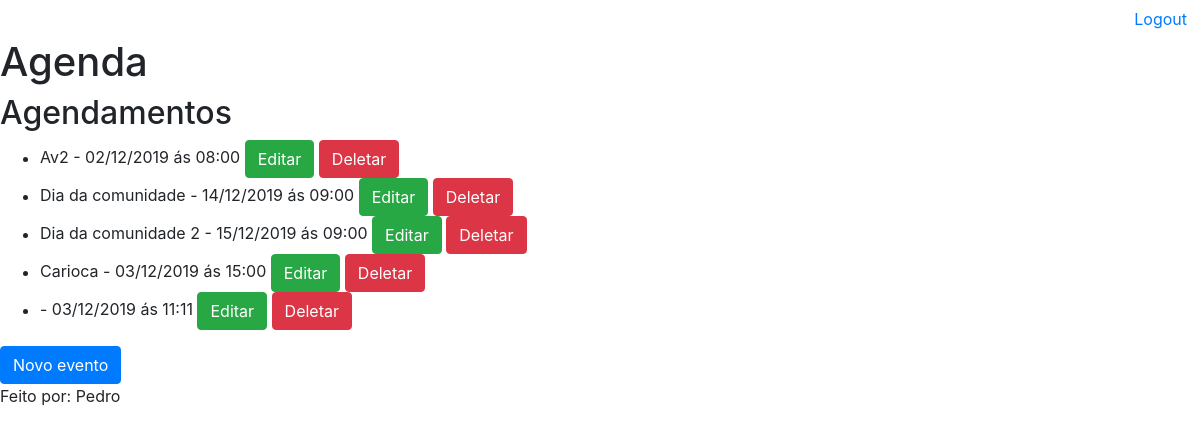
The app's page /agenda/ (signed in), older data.
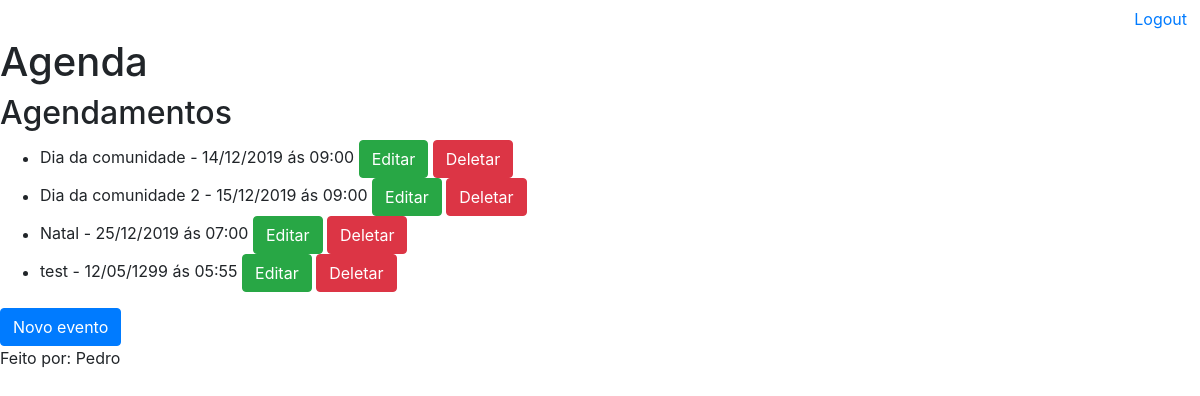
The same page, newer data.
### core/models.py (models this page shows, shortened)
class Eventos(models.Model):
    titulo = models.CharField(max_length=100)
    descricao = models.TextField(blank=True, null=True)
    dataEvento = models.DateTimeField(verbose_name='Data do Evento')
    dataCriacao = models.DateTimeField(auto_now=True,verbose_name='Data de Criação')
    local = models.CharField(max_length=100,verbose_name='Local', null=True)
    usuario = models.ForeignKey(User, on_delete=models.CASCADE)
    class Meta:
        db_table = 'evento'
    def getDataEvento(self):
        return self.dataEvento.strftime('%d/%m/%Y ás %H:%M')

### core/views.py (the view)
# urls.py: path('agenda/',views.listaEventos),
@login_required(login_url='/login/')
def listaEventos(request):
    user = request.user
    eventos = Eventos.objects.filter(usuario=user)
    dados = {'eventos':eventos}
    return render(request,'agenda.html',dados)

### templates/agenda.html
{% extends 'modelPage.html' %}
{% block content %}
    <h2>Agendamentos</h2>
    <ul>
        {% for evento in eventos %}
            <li>{{evento.titulo}} - {{evento.getDataEvento}}
                <a class="btn btn-success" href="evento/?id={{evento.id}}" role="button">Editar</a>
                <a class="btn btn-danger" href="evento/delete/{{evento.id}}/" role="button">Deletar</a>
            </li>
        {% endfor %}
    </ul>
    <a class="btn btn-primary" href="evento/" role="button">Novo evento</a>
{% endblock %}

### templates/modelPage.html
<!DOCTYPE html>
<html lang="en">
<head>
    {% include 'modelHeader.html' %}
</head>
<body>
    {% block content %}{% endblock%}
    {% include 'modelFooter.html' %}
</body>
</html>

### templates/modelHeader.html (shortened to what this page needs)
<link rel="stylesheet" href="https://stackpath.bootstrapcdn.com/bootstrap/4.4.1/css/bootstrap.min.css">
<div align='right'>
    <a href="/logout"class='btn btn-link'>Logout</a>
</div>
<H1>Agenda</H1>

### templates/modelFooter.html (shortened to what this page needs)
<p>Feito por: Pedro</p>

Row changes from the older to the newer data that the page shows:
removed Eventos: titulo "Av2", getDataEvento "02/12/2019 ás 08:00"
removed Eventos: titulo "Carioca", getDataEvento "03/12/2019 ás 15:00"
removed Eventos: getDataEvento "03/12/2019 ás 11:11"
added Eventos: titulo "Natal", getDataEvento "25/12/2019 ás 07:00"
added Eventos: titulo "test", getDataEvento "12/05/1299 ás 05:55"
